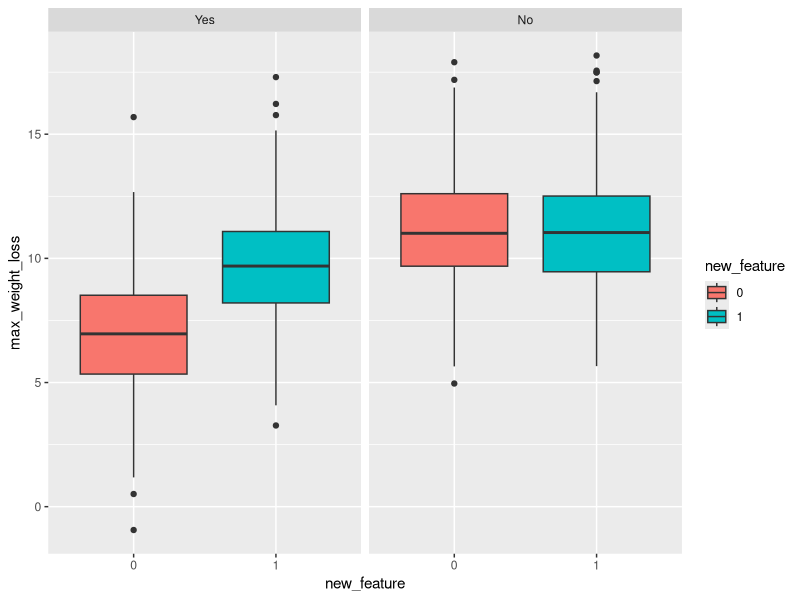

This figure's R source:
## ---- chunk 1
library("tidyverse")
library("readxl")
## ---- chunk 2
fct_weights <- read_xlsx(path = "weights.xlsx", sheet = "fct_weights")
dim_project_dates <- read_xlsx(path = "weights.xlsx", sheet = "dim_project_dates")

## ---- chunk 3
fct_weights$new_feature <- fct_weights$new_feature %>%
  as.character()

# Verified that the column was now a character instead of numeric
#is.character(fct_weights$new_feature)
## ---- chunk 4
group_by(fct_weights, mobile, new_feature) %>%
  summarise(
    count = n(),
    mean = mean(max_weight_loss),
    max = max(max_weight_loss),
    min = min(max_weight_loss),
    sd = sd(max_weight_loss)
  )

## ---- chunk 5
fct_weights %>%
  #Assigns new_feature as the discrete x var, max_weight_loss as the y var, and also adds the color (fill) to distinguish new_feature
  ggplot(aes(x = new_feature, y = max_weight_loss, group = new_feature, fill = new_feature)) +
  #Specifies the plot type (i.e., box plot)
  geom_boxplot() +
  #Creates additional set of box plots by group for mobile and reorders (levels) to have Yes first and No second
  facet_wrap(~ factor(mobile, levels = c("Yes", "No")))
## ---- chunk 6
fct_weights %>%
  with(shapiro.test(max_weight_loss[mobile == "Yes" & new_feature == "1"]))

fct_weights %>%
  with(shapiro.test(max_weight_loss[mobile == "Yes" & new_feature == "0"]))
## ---- chunk 7
#Creating new data frame to perform the test by filtering on only users on mobile
mobile_yes <- fct_weights %>%
  filter(mobile == "Yes")

#Executes the variance test
var.test(max_weight_loss ~ new_feature, mobile_yes)
## ---- chunk 8
t.test(max_weight_loss ~ new_feature, data = mobile_yes, var.equal = TRUE)
